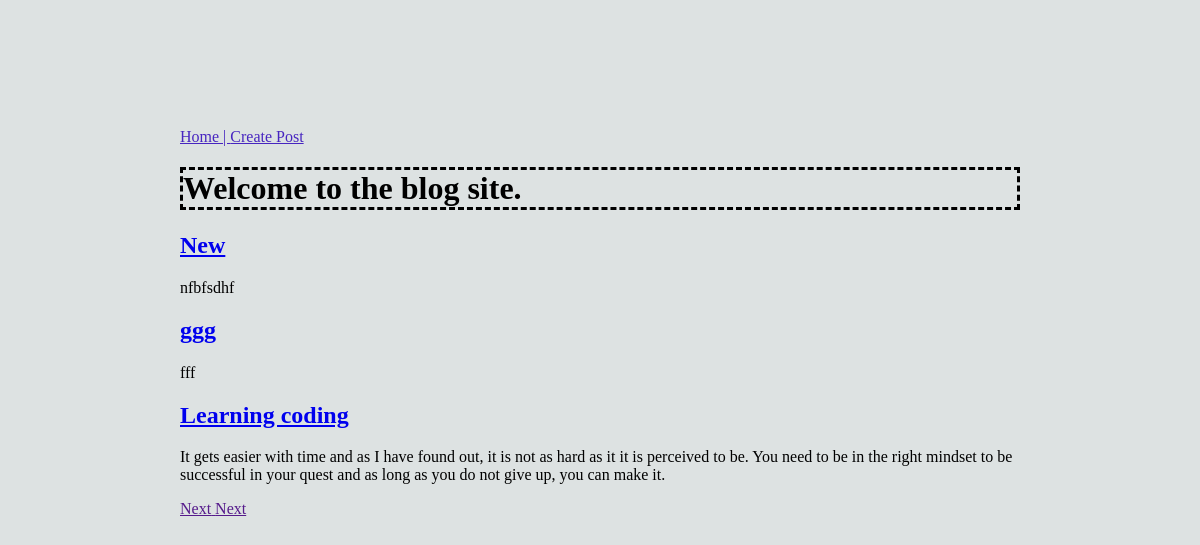
The app's page /, older data.
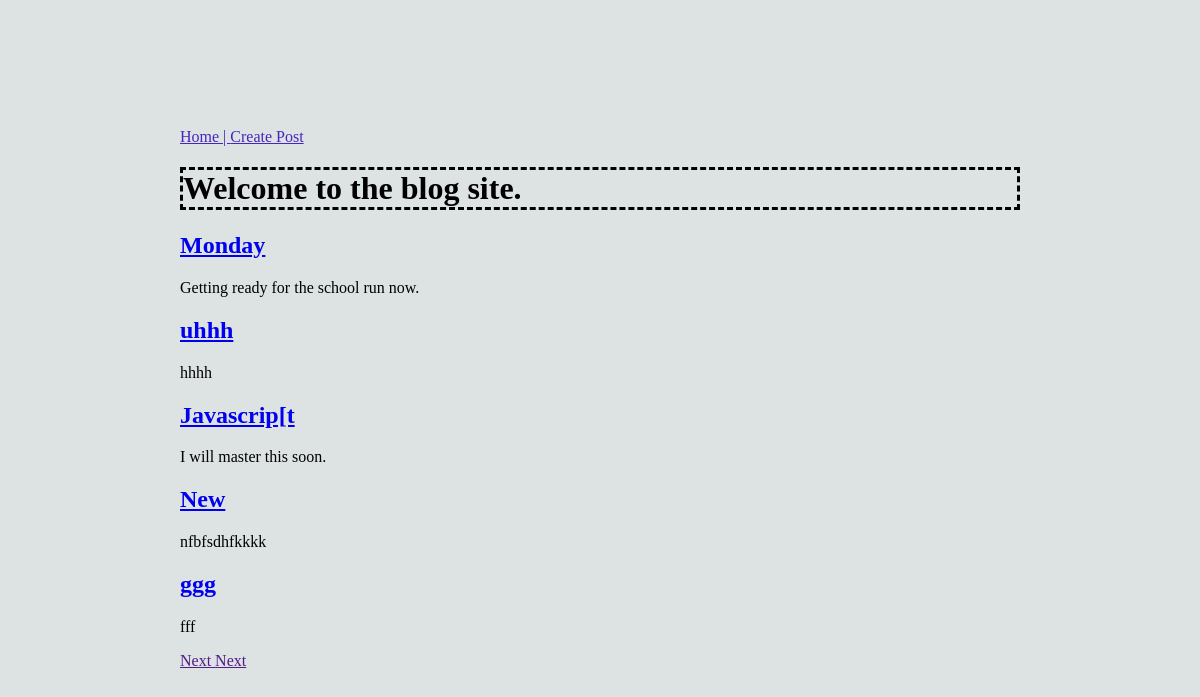
The same page, newer data.
### myblog/models.py (models this page shows, shortened)
class Post(models.Model):
    title = models.CharField(max_length=100)
    content = models.TextField()
    date_posted = models.DateTimeField(auto_now_add=True)
    author = models.ForeignKey(User, on_delete=models.CASCADE, null=True)
    class Meta:
        ordering = ['-date_posted']
        verbose_name_plural = 'Posts'

### myblog/views.py (the view)
# urls.py: path("", views.post_list, name="post_list"),
def post_list(request):
    posts = Post.objects.all()
    paginator = Paginator(posts, 5) # Show 5 posts per page
    page = request.GET.get('page')
    posts = paginator.get_page(page)
    context = {'posts': posts}
    return render(request, 'myblog/post_list.html', context)

### myblog/templates/myblog/post_list.html
{% extends "base.html" %}
{% block content %}
  <h1 class="main-page">Welcome to the blog site.</h1>
  {% for post in posts %}
    <h2><a href="{% url 'post_detail' post.pk %}">{{ post.title }}</a></h2>
    <p>{{ post.content }}</p>
  {% endfor %}
<div class="pagination">
  <span class="step-links">
    {% if posts.has_previous %}
      <a href="{{ posts.previous.url }}" class="previous">
        <span class="previous-label">Previous</span>
      </a>
    {% else %}
      <a href="{{ posts.next.url }}" class="next">
        <span class="next-label">Next</span>
      </a>
      <a href="{{ posts.next.url }}" class="next">
        <span class="next-label">Next</span>
      </a>
    {% endif %}
  </span>
</div>
{% endblock content %}

### templates/base.html (shortened to what this page needs)
{% load static %}
<!DOCTYPE html>
<html lang="en">
<head>
    <link rel="stylesheet" href="{% static 'css/styles.css' %}">
</head>
<body>
  <nav><a href="{% url 'post_list' %}">Home | </a><a href="{% url 'post_create' %}">Create Post</a></nav>
  {% block content %}  {% endblock content %}
</body>
</html>

### static/css/styles.css (style rules this page uses)
body { background-color: rgb(221, 226, 226); margin-left: 5%; margin-right:5%; padding: 10%; }
h2 { accent-color: yellow; }
h1.main-page { border-style: dashed; }
nav a { color: rgb(71, 37, 192); }

Row changes from the older to the newer data that the page shows:
no longer on this page (row unchanged): Post: title "Learning coding", content "It gets easier with time and as I have found out, it is not as hard as it it is perceived to be. You need to be in the right mindset to be successful in your quest and as long as you do not give up, you can make it."
added Post: title "Monday", content "Getting ready for the school run now."
added Post: title "uhhh", content "hhhh"
added Post: title "Javascrip[t", content "I will master this soon."
changed Post "New": content "nfbfsdhf" → "nfbfsdhfkkkk"
